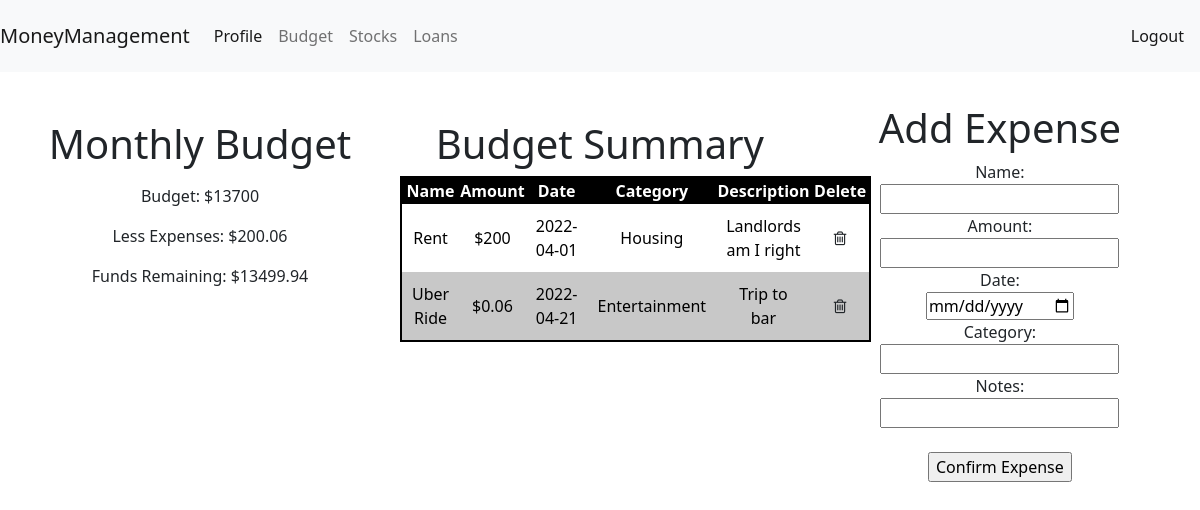
Page /budget (signed in) on the committed database.
### tables this page shows
CREATE TABLE BUDGET 
                 (ID            INTEGER      PRIMARY KEY     NOT NULL,
                 NAME           TEXT         NOT NULL,
                 AMOUNT         INT          NOT NULL,
                 EXP_DATE       DATE         NOT NULL,
                 CATEGORY       TEXT         NOT NULL,
                 DESCRIPTION    TEXT         NOT NULL,
                 USERNAME       TEXT         NOT NULL);

### stock_price.py (the view)
@app.route('/budget')
@session_check
def budget():
    conn = sqlite3.connect('stocks.db')
    cursor = conn.execute("SELECT ID, NAME, AMOUNT, EXP_DATE, CATEGORY, DESCRIPTION from BUDGET WHERE USERNAME = (?) ORDER BY AMOUNT DESC", (session['username'],))
    budget_info = (cursor.fetchall())
    cursor2 = conn.execute("SELECT MONTHLY_INCOME, SAVINGS_GOAL from USER WHERE USERNAME = (?)",(session['username'],))
    user_info = (cursor2.fetchall())
    cursor3 = conn.execute("SELECT SUM(AMOUNT)from BUDGET WHERE USERNAME = (?)", (session['username'],))
    spent_this_month = (cursor3.fetchall())
    monthly_budget = user_info[0][0] - user_info[0][1]
    if len(budget_info) > 0:
        remaining_funds = monthly_budget - spent_this_month[0][0]
        return (render_template("budget.html", new_user = [], data = budget_info, user_info = monthly_budget, spent = spent_this_month, remaining_funds = remaining_funds))
    else:
        new_user = ["Your monthly budget is equal to your income less your savings goal!", "Start here!"]
        return (render_template("budget.html", new_user = new_user, data= budget_info, user_info = monthly_budget, spent = [[]]))

### stock_price.py (called while the page is built)
def session_check(func):
    @wraps(func)
    def session_wrapper(*args, **kwargs):
        if not session['username']:
            return redirect('/')
        return func(*args, **kwargs)
    return session_wrapper

### templates/budget.html (shortened to what this page needs)
<!DOCTYPE html>
<html lang="en">
<head>
    <link href="https://cdn.jsdelivr.net/npm/bootstrap@5.1.3/dist/css/bootstrap.min.css" rel="stylesheet">
    <link rel="stylesheet" href="https://cdnjs.cloudflare.com/ajax/libs/font-awesome/4.7.0/css/font-awesome.min.css">
</head>
<body>
<nav class="navbar navbar-expand-lg navbar-light bg-light">
  <a class="navbar-brand" href="#">MoneyManagement</a>
  <div class="collapse navbar-collapse" id="navbarNavAltMarkup">
    <div class="navbar-nav">
      <a class="nav-item nav-link active" href="/profile">Profile</a>
      <a class="nav-item nav-link" href="/budget">Budget</a>
      <a class="nav-item nav-link" href="/stocks">Stocks</a>
        <a class="nav-item nav-link" href="/loan_calc">Loans</a>
    </div>
  </div>
    <span class="navbar-text">
        <a class="nav-item nav-link" href="/logout">Logout</a>
    </span>
</nav>
<div class="column">
    <br>
    <br><h1>Monthly Budget</h1>
    <p>Budget: ${{user_info}}</p>
    <p>Less Expenses: ${{spent.0.0}}</p>
    <p>Funds Remaining: ${{remaining_funds}} </p>
</div>
<div class="column">
<br>
    <br>
    <h1>Budget Summary</h1>
    <table>
            <thead>
            <tr>
                <th>Name</th>
                <th>Amount</th>
                <th>Date</th>
                <th>Category</th>
                <th>Description</th>
                <th>Delete</th>
            </tr>
            </thead>
            <tbody>
            {% for data in data %}
            <tr>
                <form action="/del_expense" method="POST">
                <td>{{data[1]}}</td>
                <td>${{data[2]}}</td>
                <td>{{data[3]}}</td>
                <td>{{data[4]}}</td>
                <td>{{data[5]}}</td>
                <td>
                    <button class="btn"><i class="fa fa-trash-o"></i></button>
                </td>
                </form>
            </tr>
            {% endfor %}
            </tbody>
</table>
</div>
<div class="column">
   <br>
    <h1>Add Expense</h1>
    <form action="/add_expense" method="POST">
        <fieldset>
       <label for="expName">Name:</label><br>
       <input type="text" id="expName" name="expName" required><br>
       <label for="amount">Amount:</label><br>
       <input type="number" id="amount" name="amount" min="0.01" step="0.01" required><br>
       <label for="date">Date:</label><br>
       <input type="date" id="date" name="date" required><br>
       <label for="category">Category:</label><br>
       <input type="text" id="category" name="category" required><br>
       <label for="notes">Notes:</label><br>
       <input type="text" id="notes" name="notes" ><br><br>
            <input type="submit" value="Confirm Expense"><br>
        </fieldset>
   </form>
</div>
</body>
</html>

### templates/budget.html (style rules this page uses)
.column { float: left; width: 33.33%; text-align: center; }
h1 { text-align: center; }
table { border: 2px solid black; margin-left: auto; margin-right: auto; }
th { border: 2px solid black; table-layout: fixed; width: 200px; background-color:black; color: #ffffff; text-align: center; vertical-align: middle; }
td { border: 2px solid black; table-layout: fixed; width: 200px; padding: 10px; color: black; text-align: center; vertical-align: middle; }
tr:nth-child(even) { background-color:#C8C8C8; }

### rows in the picture
BUDGET: NAME "Rent", AMOUNT "200", EXP_DATE "2022-04-01", CATEGORY "Housing", DESCRIPTION "Landlords am I right"
BUDGET: NAME "Uber Ride", AMOUNT "0.06", EXP_DATE "2022-04-21", CATEGORY "Entertainment", DESCRIPTION "Trip to bar"

### other values in the picture
{{ user_info }} "13700"
{{ spent.0.0 }} "200.06"
{{ remaining_funds }} "13499.94"
